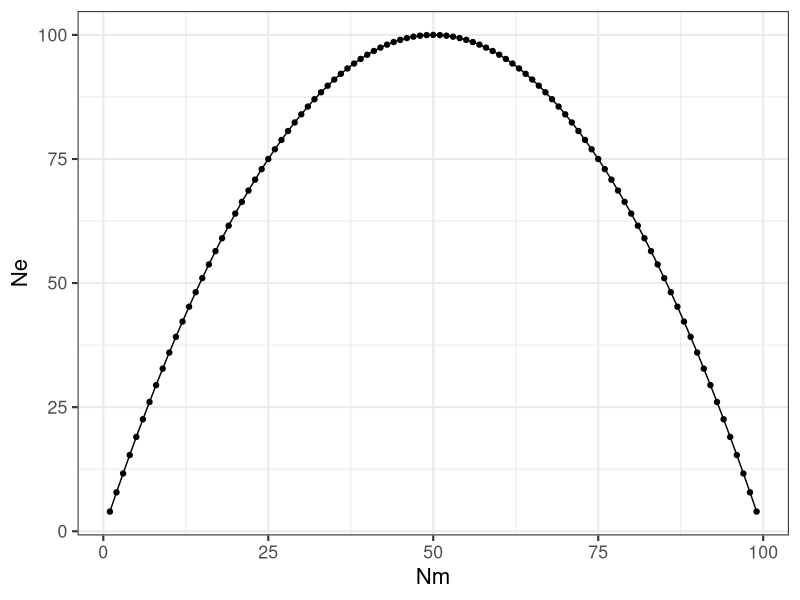

The R script that drew this image: (Note: this script raises an error after producing the figure.)
## ---- chunk 1
require(ggplot2)
N <- 100
Nm <- 1:99
Nf <- N - Nm
Ne <- (4*Nm*Nf)/(Nm + Nf)
df <- data.frame(Nm,Ne)
ggplot( df, aes(x=Nm,y=Ne)) + geom_line() + geom_point() + theme_bw(base_size=16)
## ---- chunk 2
knitr::include_graphics("media/allele_lineages.png")
## ---- chunk 3
N <- c(100,100,10,rep(100,50))
Ne <- 100
for( i in 2:length(N)) {
  Ne[i] <- 1 / ( 1/i * sum(1/N[1:i]) )
}
df <- data.frame(Time=1:length(Ne), Ne )
ggplot(df, aes(x=Time,y=Ne)) + geom_line() + geom_point() + theme_bw(base_size=16)
